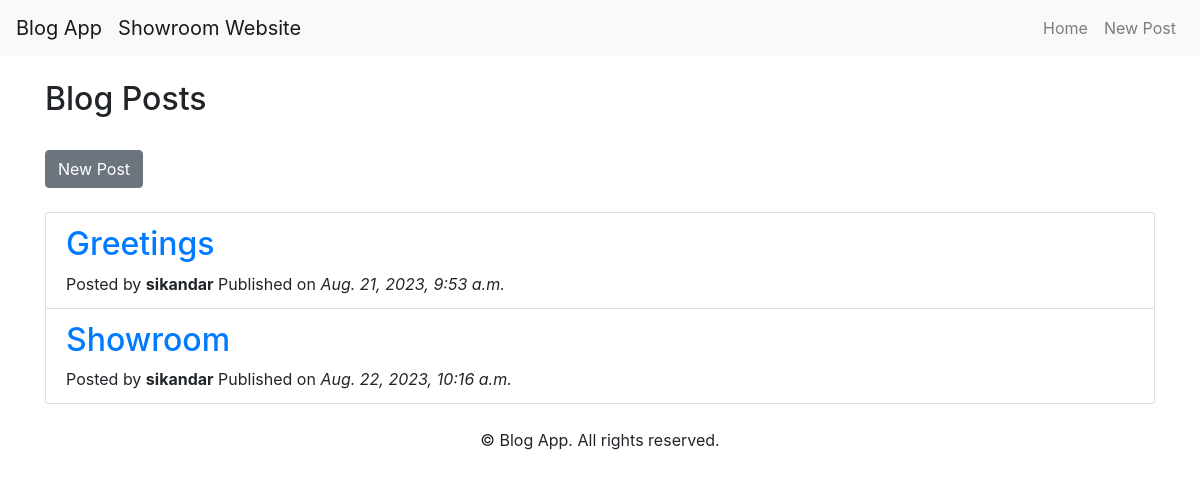
Screenshot of /blog/ with the database file from the repository.
### blog/models.py (models this page shows, shortened)
class Post(models.Model):
    title = models.CharField(max_length=200)
    content = models.TextField()
    pub_date = models.DateTimeField(auto_now_add=True)
    author = models.ForeignKey(settings.AUTH_USER_MODEL,  on_delete=models.CASCADE)
    tags = models.ManyToManyField(Tag)

### accounts/models.py (models this page shows)
class CustomUser(AbstractUser):
    genderchoice = [
        ('M' , 'Male'),
        ('F' , 'Female'),
    ]
    gender = models.CharField( max_length=1 , choices=genderchoice)

### blog/views.py (the view)
# urls.py: path('', views.post_list, name='post_list'),
def post_list(request):
    posts = Post.objects.all()
    return render(request, 'blog/post_list.html', {'posts': posts})

### blog/templates/blog/post_list.html
{% extends 'blog/base.html' %}
{% block content %}
    <h2>Blog Posts</h2>
    <br>
    <a href="{% url 'blog:new_post' %}"><button class="btn btn-secondary">New Post</button></a>
    <br>
    <br>
    <ul class="list-group">
        {% for post in posts %}
           <li class="list-group-item">
                <h2><a href="{% url 'blog:post_detail' post.pk %}">{{ post.title }}</a></h2>
                <h7>
                    Posted by <b>{{ post.author.username }}</b> Published on <i>{{post.pub_date}}</i>
                </h7>
            </li>
        {% endfor %}
    </ul>
{% endblock %}

### rows the page displays
Post: title "Greetings", author.username "sikandar", pub_date "Aug. 21, 2023, 9:53 a.m."
Post: title "Showroom", author.username "sikandar", pub_date "Aug. 22, 2023, 10:16 a.m."
